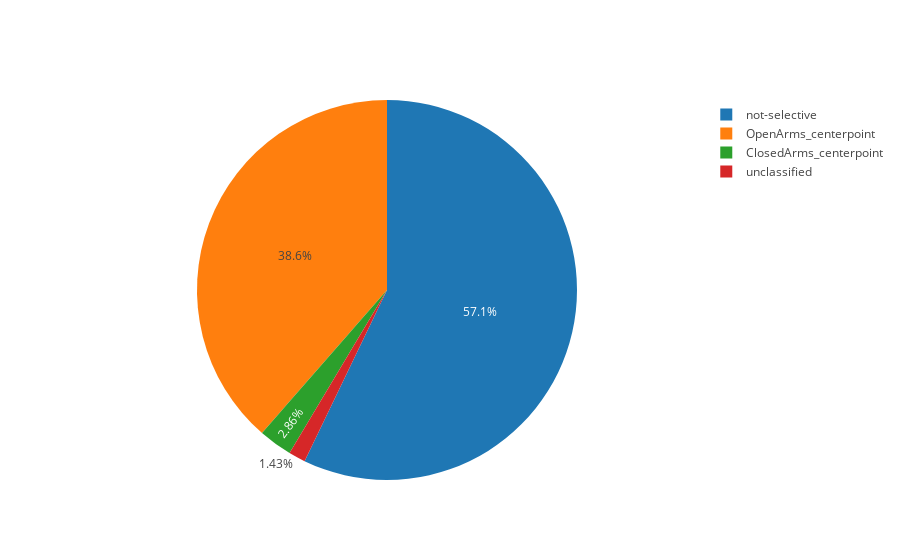

The code cell stored with this chart in its notebook:
### Markdown cell above
### After classifying the neurons as either selective, not-selective, or unclassified, we perform a "deeper classification". Namely, we go through and classify each *selective* neuron with a $\hat{D} > 0$ as selective for `OpenArms_centerpoint`. Likewise, we go through and classify each *selective* neuron with a $\hat{D} < 0$ as selective for `ClosedArms_centerpoint`.

### Code cell
plot_pie_chart(epm_selective_neurons, "OpenArms_centerpoint", "ClosedArms_centerpoint", "not-selective", "unclassified")

### Figure 1 — Plotly figure (JSON) as saved in the notebook; plotly's stock layout.template omitted (floating-point values rounded to 4 significant figures)
{"data": [{"labels": ["OpenArms_centerpoint", "ClosedArms_centerpoint", "not-selective", "unclassified"], "type": "pie", "uid": "9e9def", "values": [27, 2, 40, 1]}], "layout": {"autosize": true}}
